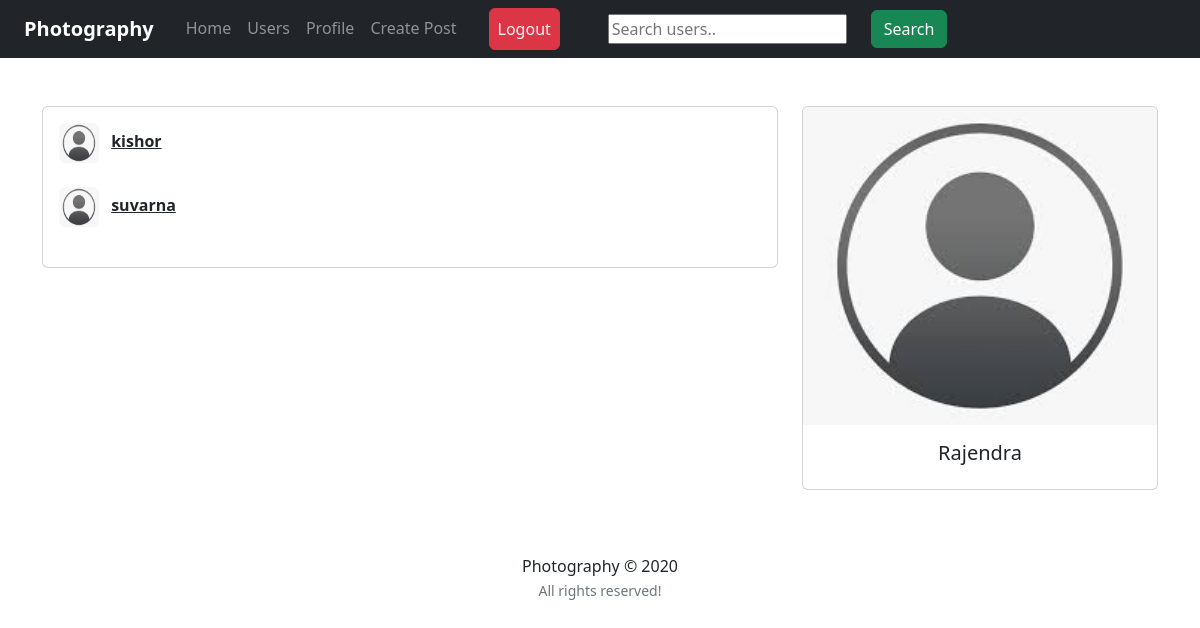
The app's page /users/ (signed in), older data.
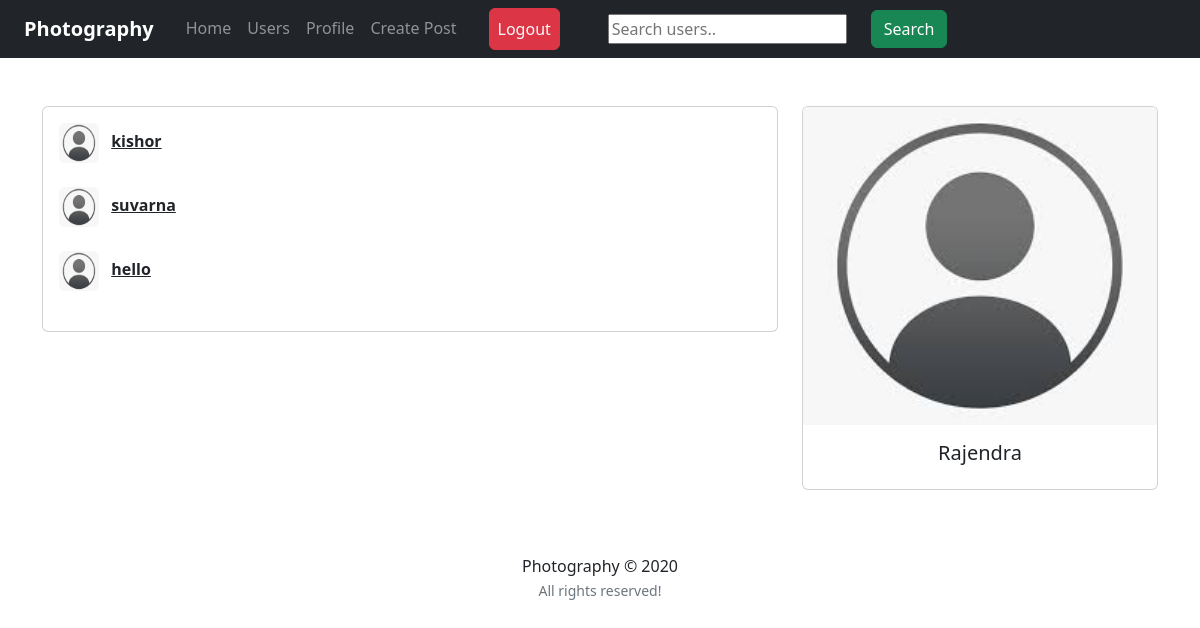
The same page, newer data.
### users/models.py (models this page shows)
class Profile(models.Model):
	user = models.OneToOneField(User, on_delete=models.CASCADE)
	image = models.ImageField(default='default.png', upload_to='profile_pics')
	slug = AutoSlugField(populate_from='user')
	bio = models.CharField(max_length=255, blank=True)
	def __str__(self):
		return str(self.user.username)
	def get_absolute_url(self):
		return "/users/{}".format(self.slug)

### users/views.py (the view)
# urls.py: path('users/', user_views.users_list, name='users_list'),
@login_required
def users_list(request):
    users = Profile.objects.exclude(user=request.user)
    context = {
        'users': users
    }
    return render(request, "users/users_list.html", context)

### templates/users/users_list.html (shortened to what this page needs)
{% extends "feed/layout.html" %} {% load static %}
{% block searchform %}
<form class="form-inline my-2 my-lg-0 ml-5" action="{% url 'search_users' %}" method="get">
    <input name="q" type="text" placeholder="Search users.." />
    <button class="btn btn-success my-2 my-sm-0 ml-4" type="submit">
        Search
    </button>
</form>
{% endblock searchform %}
{% block content %}
<div class="container">
    <div class="row">
        <div class="col-md-8">
            {% if users %}
            <div class="card card-signin my-5">
                <div class="card-body">
                    {% for user_p in users %}
                    <a href="{{ user_p.get_absolute_url }}"><img src="{{ user_p.image.url }}" class="rounded mr-2"
                            width="40" height="40" alt="" /></a>
                    <a class="text-dark" href="{{ user_p.get_absolute_url }}"><b>{{ user_p }}</b></a>
                    <br /><br />
                    {% endfor %}
                </div>
            </div>
            {% else %}
            <h5><i>No new people to add now! Please come back later!</i></h5>
            {% endif %}
        </div>
        <div class="col-md-4">
            <div class="card card-signin my-5">
                <a href="{{ request.user.profile.get_absolute_url }}"><img class="card-img-top"
                        src="{{ request.user.profile.image.url }}" alt="" /></a>
                <div class="card-body">
                    <h5 class="card-title text-center">{{ request.user }}</h5>
                </div>
            </div>
        </div>
    </div>
{% endblock content %}

Row changes from the older to the newer data that the page shows:
added Profile: image (placeholder picture), user.username "hello"
